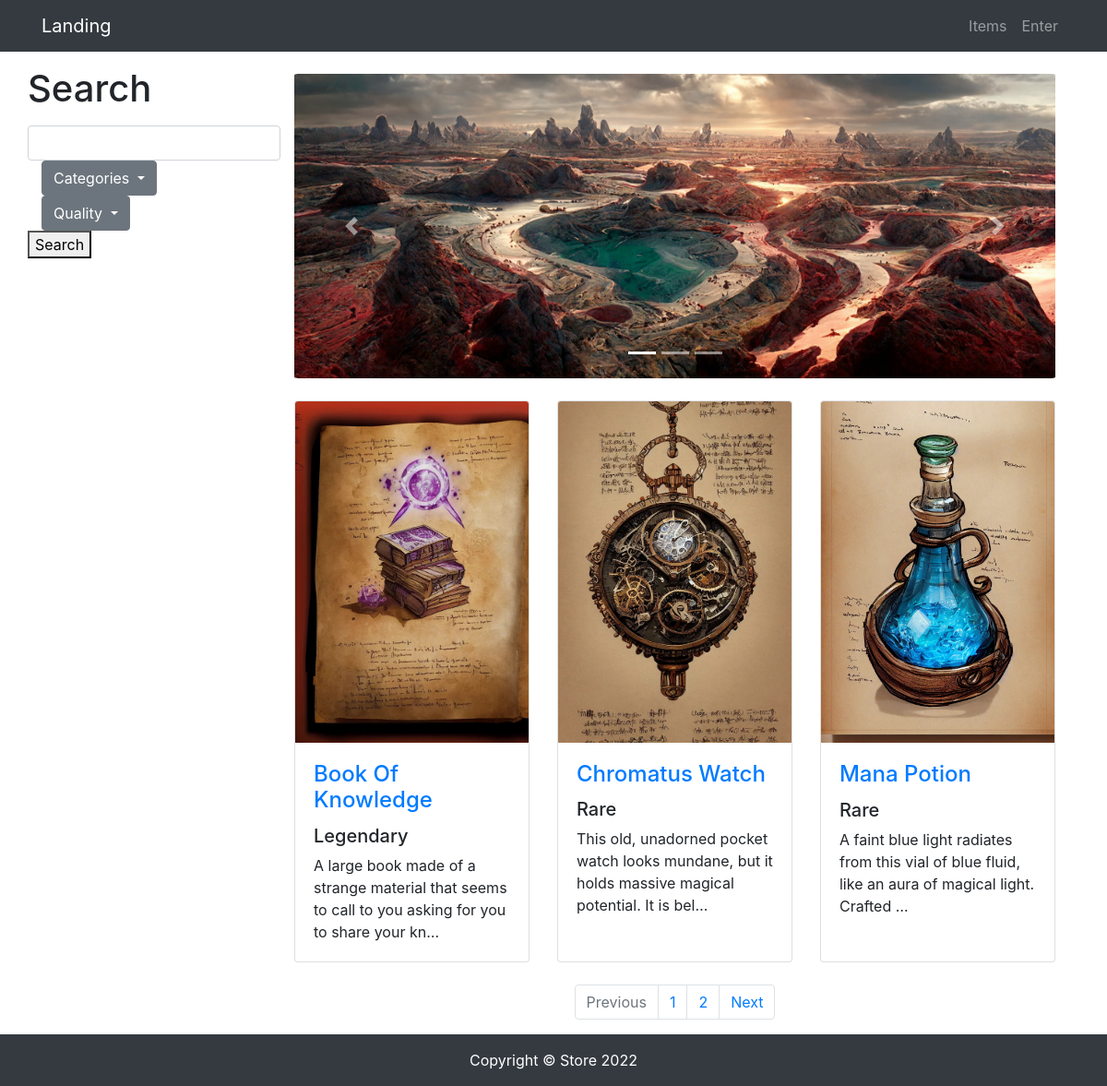
The app's page /items/ with its own data.
### items/models.py (models this page shows, shortened)
class Item(models.Model):
    name = models.CharField(max_length=128)
    slug = models.SlugField(max_length=255, unique=True, db_index=True, verbose_name='URL')
    description = models.TextField(null=True, blank=True)
    quality = models.ForeignKey(to=Quality, on_delete=models.CASCADE)
    image = models.ImageField(upload_to='items_images')
    category = models.ForeignKey(to=ItemCategory, on_delete=models.CASCADE)
    created_timestamp = models.DateTimeField(auto_now_add=True)
    favourite = models.ManyToManyField(to=User, related_name='favourite', blank=True)
    ratings = GenericRelation(Rating)
    class Meta:
        verbose_name = 'item'
        verbose_name_plural = 'items'

class Quality(models.Model):
    name = models.CharField(max_length=128)
    slug = models.SlugField(max_length=255, unique=True, db_index=True, verbose_name='URL')
    class Meta:
        verbose_name = 'quality'
        verbose_name_plural = 'qualities'
    def __str__(self):
        return self.name

### items/views.py (the view)
# urls.py: path('', ItemsListView.as_view(), name='index'),
class ItemsListView(ListView):
    model = Item
    template_name = 'items/items.html'
    paginate_by = 3
    context_object_name = 'items'
    def get_context_data(self, *, object_list=None, **kwargs):
        context = super(ItemsListView, self).get_context_data()
        context['title'] = 'Beautiful Descriptions'
        context['categories'] = ItemCategory.objects.all()
        context['qualities'] = Quality.objects.all()
        filters = ''
        if 'favourites' in self.request.GET:
            filters = f'&favourites=True'
        if 'category' in self.request.GET:
            filters += ''.join([f'&category={x}' for x in self.request.GET.getlist('category')])
        if 'quality' in self.request.GET:
            filters += ''.join([f'&quality={x}' for x in self.request.GET.getlist('quality')])
        if 'keywords' in self.request.GET:
            filters += f'&keywords={self.request.GET["keywords"]}'
        context['filters'] = filters
        return context
    def get_queryset(self):
        queryset = super(ItemsListView, self).get_queryset()
        print(self.request.GET)
        if 'favourites' in self.request.GET:
            user = self.request.user
            queryset = user.favourite.all()
        if 'category' in self.request.GET:
            queryset = queryset.filter(category__slug__in=self.request.GET.getlist('category'))
        if 'keywords' in self.request.GET:
            queryset = queryset.filter(description__icontains=self.request.GET['keywords'])
        if 'quality' in self.request.GET:
            queryset = queryset.filter(quality__slug__in=self.request.GET.getlist('quality'))
        return queryset.order_by('name')

### items/templates/items/items.html (shortened to what this page needs)
{% extends 'items/base.html' %}
{% load static %}
{% block css %}
    <link href="{% static 'vendor/css/products.css' %}" rel="stylesheet">
{% endblock %}
{% block content %}
    <div class="container">
        <div class="row">
            <form action="{% url 'items:index' %}" method="get">
                    <h1 class="my-3">Search</h1>
                    <div class="input-group">
                        <input type="search" name="keywords" class="form-control">
                    </div>
                <div class="col-lg-3">
                    <div class="dropdown">
                      <a class="btn btn-secondary dropdown-toggle" href="#" role="button" id="dropdownMenuLink" data-toggle="dropdown" aria-haspopup="true" aria-expanded="false">
                        Categories
                      </a>
                    </div>
                </div>
                <div class="col-lg-3">
                    <div class="dropdown">
                      <a class="btn btn-secondary dropdown-toggle" href="#" role="button" id="dropdownMenuLink" data-toggle="dropdown" aria-haspopup="true" aria-expanded="false">
                        Quality
                      </a>
                    </div>
                </div>
            <button type="submit">Search</button>
            </form>
            <div class="col-lg-9">
                <div id="carouselExampleIndicators" class="carousel slide my-4" data-ride="carousel">
                    <ol class="carousel-indicators">
                        <li data-target="#carouselExampleIndicators" data-slide-to="0" class="active"></li>
                        <li data-target="#carouselExampleIndicators" data-slide-to="1"></li>
                        <li data-target="#carouselExampleIndicators" data-slide-to="2"></li>
                    </ol>
                    <div class="carousel-inner" role="listbox">
                        <div class="carousel-item active">
                            <img class="d-block img-fluid" src="{% static 'vendor/img/slides/slide-1.jpg' %}" style="border-radius: 0.5%" alt="First slide">
                        </div>
                    </div>
                    <a class="carousel-control-prev" href="#carouselExampleIndicators" role="button" data-slide="prev">
                        <span class="carousel-control-prev-icon" aria-hidden="true"></span>
                    </a>
                    <a class="carousel-control-next" href="#carouselExampleIndicators" role="button" data-slide="next">
                        <span class="carousel-control-next-icon" aria-hidden="true"></span>
                    </a>
                </div>
                <div class="row">
                    {% for item in object_list %}
                        <div class="col-lg-4 col-md-6 mb-4">
                            <div class="card h-100">
                                <a href="{% url 'items:item' item.slug %}">
                                    <img class="card-img-top"
                                         src="{{ item.image.url }}"
                                         alt="">
                                </a>
                                <div class="card-body">
                                    <h4 class="card-title">
                                        <a href="{% url 'items:item' item.slug %}">{{ item.name }}</a>
                                    </h4>
                                    <h5>{{ item.quality }}</h5>
                                    <p class="card-text">{{ item.description|truncatechars:98 }}</p>
                                </div>
                            </div>
                        </div>
                    {% endfor %}
                </div>
                {% if is_paginated %}
                    <nav aria-label="Page navigation example">
                        <ul class="pagination justify-content-center">
                            <li class="page-item {% if not page_obj.has_previous %} disabled {% endif %}">
                                <a class="page-link"
                                   href="{% if page_obj.has_previous %}?page={{ page_obj.previous_page_number }}{{ filters }}{% else %} # {% endif %}"
                                   tabindex="-1" aria-disabled="true">
                                    Previous
                                </a>
                            </li>
                            {% for page in paginator.page_range %}
                                <li class="page-item">
                                    <a class="page-link" href="?page={{ page }}{{ filters }}">
                                        {{ page }}
                                    </a>
                                </li>
                            {% endfor %}
                            <li class="page-item {% if not page_obj.has_next %} disabled {% endif %}">
                                <a class="page-link"
                                   href="{% if page_obj.has_next %}?page={{ page_obj.next_page_number }}{{ filters }}{% else %} # {% endif %}">
                                    Next
                                </a>
                            </li>
                        </ul>
                    </nav>
                {% endif %}
            </div>
        </div>
    </div>
{% endblock %}
{% block footer %}
    <footer class="bg-light text-center text-lg-start">
      <div class="text-center p-3" style="background-color: #343a40;">
        <p class="m-0 text-center text-white">Copyright &copy; Store 2022</p>
      </div>
    </footer>
{% endblock %}

### items/templates/items/base.html (shortened to what this page needs)
{% load static %}
<!DOCTYPE html>
<html lang="en">
<head>
    <link href="{% static 'vendor/bootstrap/css/bootstrap.min.css' %}" rel="stylesheet">
    {% block css %} {% endblock %}
</head>
<body>
<nav class="navbar navbar-expand-lg navbar-dark bg-dark fixed-top">
    <div class="container">
        <a class="navbar-brand" href="{% url 'index' %}">Landing</a>
        <div class="collapse navbar-collapse" id="navbarResponsive">
            <ul class="navbar-nav ml-auto">
                <li class="nav-item">
                    <a class="nav-link" href="{% url 'items:index' %}">Items  </a>
                </li>
                {% if user.is_authenticated %}
                    <li class="nav-item dropdown">
                    <a class="nav-link dropdown-toggle" href="#" id="navbarDropdown" role="button"
                       data-bs-toggle="dropdown" aria-expanded="false">
                        <i class="fas fa-user-circle"></i>
                    </a>
                    <ul class="dropdown-menu" aria-labelledby="navbarDropdown">
                        <li>
                            <a class="dropdown-item" href="{% url 'users:profile' %}">Profile</a>
                        </li>
                        <li><a class="dropdown-item" href="orders/orders.html">Orders?</a></li>
                        {% if user.is_superuser or user.is_staff %}
                            <li><a class="dropdown-item" href="{% url 'admin:index' %}">Admin-panel</a></li>
                        {% endif %}
                        <li>
                            <hr class="dropdown-divider">
                        </li>
                        <li>
                            <a class="dropdown-item" href="{% url 'users:logout' %}">
                                Logout
                            </a>
                        </li>
                    </ul>
                </li>
                {% else %}
                    <li class="nav-item">
                        <a class="nav-link" href="{% url 'users:login' %}">Enter </a>
                    </li>
                {% endif %}
            </ul>
        </div>
    </div>
</nav>
{% block content %}  {% endblock %}
{% block footer %}  {% endblock %}
</body>
</html>

### records on screen
Item: image (picture), name "Book Of Knowledge", quality "Legendary", description "A large book made of a strange material that seems to call to you asking for you to share your kn…"
Item: image (picture), name "Chromatus Watch", quality "Rare", description "This old, unadorned pocket watch looks mundane, but it holds massive magical potential. It is bel…"
Item: image (picture), name "Mana Potion", quality "Rare", description "A faint blue light radiates from this vial of blue fluid, like an aura of magical light. Crafted …"

### other values on screen
{{ page }} "1" "2"
